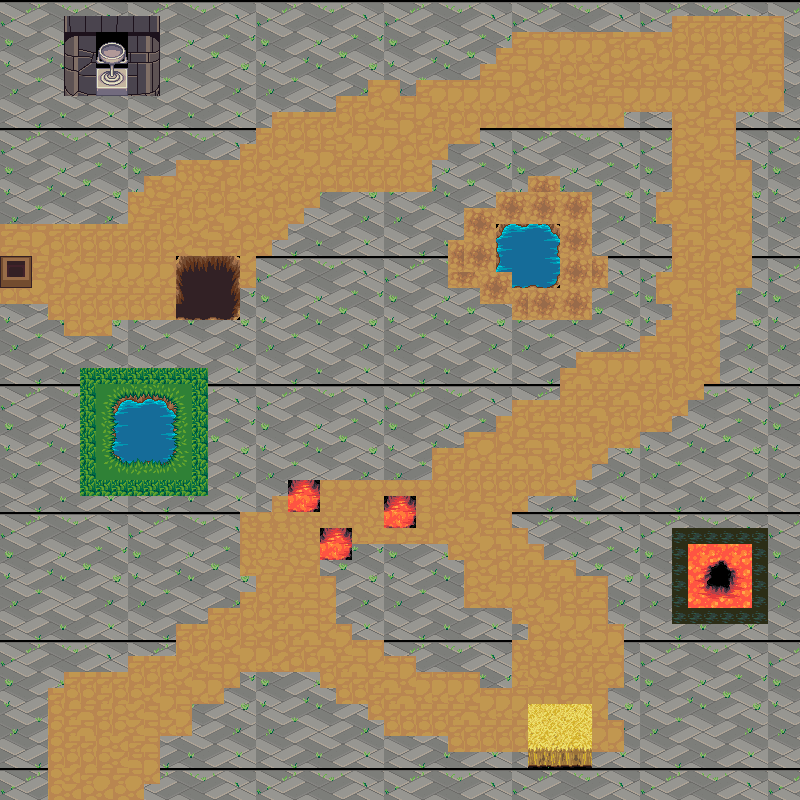

This game map was drawn from its Tiled (.tmx) file and the tilesets committed beside it. A one-line description and the trimmed map source follow:
An orthogonal 50x50 tile map with 16x16 px tiles, 1 tile layer (Tile Layer 1).

<map version="1.10" tiledversion="1.10.1" orientation="orthogonal" renderorder="right-down" width="50" height="50" tilewidth="16" tileheight="16" infinite="0" nextlayerid="2" nextobjectid="1">
 <tileset firstgid="1" source="gameTileset.tsx" />
 <layer id="1" name="Tile Layer 1" width="50" height="50">
  <data>[2500 cells, 2500 non-empty, 214 distinct tile ids]</data>
 </layer>
</map>
